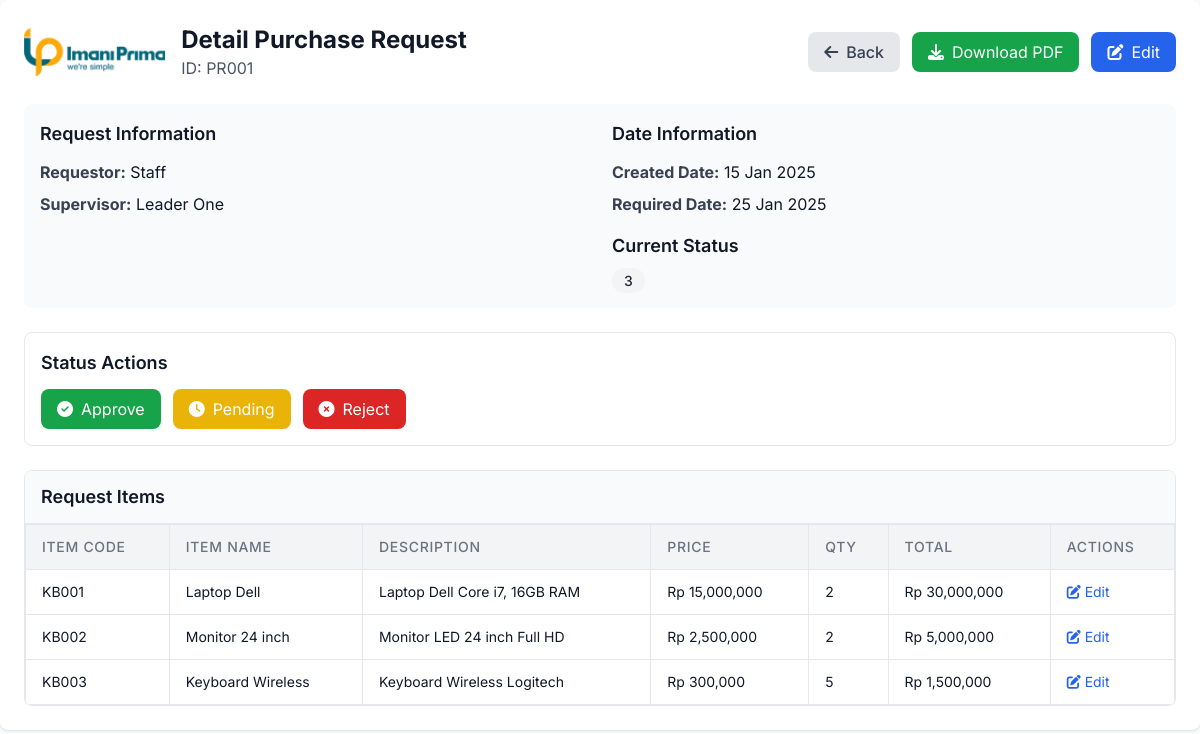
Page /pages/detail-request.php?idrequest=PR001 (signed in) on the committed database.
### tables this page shows
CREATE TABLE `purchaserequest` (
  `idrequest` varchar(30) NOT NULL,
  `iduserrequest` varchar(50) DEFAULT NULL,
  `namarequestor` varchar(200) DEFAULT NULL,
  `keterangan` varchar(255) DEFAULT NULL,
  `tgl_req` datetime DEFAULT NULL,
  `tgl_butuh` date DEFAULT NULL,
  `idsupervisor` varchar(50) DEFAULT NULL,
  `status` varchar(50) DEFAULT NULL,
  `created_at` timestamp NULL DEFAULT CURRENT_TIMESTAMP
);

CREATE TABLE `users` (
  `iduser` varchar(50) NOT NULL,
  `username` varchar(100) NOT NULL,
  `nama` varchar(200) NOT NULL,
  `password` varchar(255) NOT NULL,
  `email` varchar(150) DEFAULT NULL,
  `roletype` varchar(50) DEFAULT NULL,
  `leader_type` varchar(50) DEFAULT NULL,
  `created_at` timestamp NULL DEFAULT CURRENT_TIMESTAMP
);

CREATE TABLE `logstatusreq` (
  `idlogstatusreq` int NOT NULL,
  `status` int NOT NULL,
  `date` datetime NOT NULL,
  `note_reject` text,
  `idrequest` varchar(30) DEFAULT NULL
);

CREATE TABLE `detailrequest` (
  `iddetailrequest` int NOT NULL,
  `idbarang` varchar(30) DEFAULT NULL,
  `idrequest` varchar(30) DEFAULT NULL,
  `linkpembelian` varchar(255) DEFAULT NULL,
  `namaitem` varchar(255) DEFAULT NULL,
  `deskripsi` text,
  `harga` decimal(15,2) DEFAULT '0.00',
  `qty` int DEFAULT '0',
  `total` decimal(20,2) DEFAULT '0.00',
  `kodeproject` varchar(50) DEFAULT NULL
);

CREATE TABLE `m_barang` (
  `idbarang` varchar(30) NOT NULL,
  `kodebarang` varchar(50) NOT NULL,
  `nama_barang` varchar(255) NOT NULL,
  `deskripsi` text,
  `harga` decimal(15,2) DEFAULT '0.00',
  `satuan` varchar(50) DEFAULT NULL,
  `kodeproject` varchar(50) DEFAULT NULL,
  `idkategori` int DEFAULT NULL,
  `created_at` timestamp NULL DEFAULT CURRENT_TIMESTAMP
);

### pages/detail-request.php (the view, shortened to what this page needs)
<?php
require_once __DIR__ . '/../includes/auth.php';
$idrequest = $_GET['idrequest'] ?? '';
$qPR = $pdo->prepare("
    SELECT pr.*, u.nama AS nama_supervisor
    FROM purchaserequest pr
    LEFT JOIN users u ON pr.idsupervisor = u.iduser
    WHERE pr.idrequest = ?
");
$qPR->execute([$idrequest]);
$pr = $qPR->fetch(PDO::FETCH_ASSOC);
$qDetail = $pdo->prepare("
    SELECT dr.*, mb.kodebarang
    FROM detailrequest dr
    LEFT JOIN m_barang mb ON dr.idbarang = mb.idbarang
    WHERE dr.idrequest = ?
");
$qDetail->execute([$idrequest]);
$items = $qDetail->fetchAll(PDO::FETCH_ASSOC);
$qStatus = $pdo->prepare("
    SELECT status
    FROM logstatusreq
    WHERE idrequest = ?
    ORDER BY date DESC
    LIMIT 1
");
$qStatus->execute([$idrequest]);
$statusPR = $qStatus->fetchColumn() ?? 'Pending';
?>
<!DOCTYPE html>
<html lang="en">
<head>
    <script src="https://cdn.tailwindcss.com"></script>
    <link rel="stylesheet" href="https://cdnjs.cloudflare.com/ajax/libs/font-awesome/6.4.0/css/all.min.css">
</head>
<body class="bg-gray-50">
    <div class="max-w-7xl mx-auto bg-white p-6 rounded-lg shadow">
        <div class="flex justify-between items-center mb-6">
            <div class="flex items-center gap-4">
                <img src="../images/logo_ipo.png" alt="Logo" class="h-12">
                <div>
                    <h1 class="text-2xl font-bold text-gray-900">Detail Purchase Request</h1>
                    <p class="text-gray-600">ID: <?= htmlspecialchars($idrequest) ?></p>
                </div>
            </div>
            <div class="flex gap-3">
                <button onclick="window.location.href='procurement.php?tab=purchase-request'" class="px-4 py-2 bg-gray-200 text-gray-700 rounded-lg hover:bg-gray-300 font-medium flex items-center gap-2">
                    <i class="fas fa-arrow-left"></i> Back
                </button>
                <button onclick="window.location.href='detail-request.php?idrequest=<?= urlencode($idrequest) ?>&download=pdf'" class="bg-green-600 text-white px-4 py-2 rounded-lg hover:bg-green-700 flex items-center gap-2">
                    <i class="fas fa-download"></i> Download PDF
                </button>
                <button onclick="openEditRequestModal()" class="bg-blue-600 text-white px-4 py-2 rounded-lg hover:bg-blue-700 flex items-center gap-2">
                    <i class="fas fa-edit"></i> Edit
                </button>
            </div>        </div>
        <div class="grid grid-cols-1 md:grid-cols-2 gap-6 mb-6 p-4 bg-gray-50 rounded-lg">
            <div>
                <h3 class="text-lg font-semibold text-gray-900 mb-3">Request Information</h3>
                <div class="space-y-2">
                    <p><b class="text-gray-700">Requestor:</b> <span class="text-gray-900"><?= htmlspecialchars($pr['namarequestor'] ?? '') ?></span></p>
                    <p><b class="text-gray-700">Supervisor:</b> <span class="text-gray-900"><?= htmlspecialchars($pr['nama_supervisor'] ?? '') ?></span></p>
                </div>
            </div>
            <div>
                <h3 class="text-lg font-semibold text-gray-900 mb-3">Date Information</h3>
                <div class="space-y-2">
                    <p><b class="text-gray-700">Created Date:</b> <span class="text-gray-900"><?= !empty($pr['tgl_req']) ? date('d M Y', strtotime($pr['tgl_req'])) : '-' ?></span></p>
                    <p><b class="text-gray-700">Required Date:</b> <span class="text-gray-900"><?= !empty($pr['tgl_butuh']) ? date('d M Y', strtotime($pr['tgl_butuh'])) : '-' ?></span></p>
                </div>
                <div class="mt-4">
                    <h3 class="text-lg font-semibold text-gray-900 mb-2">Current Status</h3>
                    <span class="px-3 py-1 rounded-full text-sm font-medium
                        <?= $statusPR === 'Approved' ? 'bg-green-100 text-green-800' :
                           ($statusPR === 'Reject' ? 'bg-red-100 text-red-800' : 'bg-gray-100 text-gray-800') ?>">
                        <?= htmlspecialchars($statusPR) ?>
                    </span>
                </div>
            </div>
        </div>
        <div class="mb-6 p-4 bg-white border border-gray-200 rounded-lg">
            <h3 class="text-lg font-semibold text-gray-900 mb-3">Status Actions</h3>
            <form method="POST" class="flex flex-wrap gap-3" id="actionForm">
                <button name="action" value="approve" class="bg-green-600 text-white px-4 py-2 rounded-lg hover:bg-green-700 flex items-center gap-2">
                    <i class="fas fa-check-circle"></i> Approve
                </button>
                <button name="action" value="pending" class="bg-yellow-500 text-white px-4 py-2 rounded-lg hover:bg-yellow-600 flex items-center gap-2">
                    <i class="fas fa-clock"></i> Pending
                </button>
                <button type="button" onclick="showRejectModal()" class="bg-red-600 text-white px-4 py-2 rounded-lg hover:bg-red-700 flex items-center gap-2">
                    <i class="fas fa-times-circle"></i> Reject
                </button>
            </form>
        </div>
        <div class="bg-white border border-gray-200 rounded-lg overflow-hidden">
            <div class="px-4 py-3 border-b border-gray-200 bg-gray-50">
                <h3 class="text-lg font-semibold text-gray-900">Request Items</h3>
            </div>
            <div class="overflow-x-auto">
                <table class="w-full">
                    <thead class="bg-gray-100">
                        <tr>
                            <th class="border px-4 py-3 text-left text-sm font-medium text-gray-500 uppercase tracking-wider">Item Code</th>
                            <th class="border px-4 py-3 text-left text-sm font-medium text-gray-500 uppercase tracking-wider">Item Name</th>
                            <th class="border px-4 py-3 text-left text-sm font-medium text-gray-500 uppercase tracking-wider">Description</th>
                            <th class="border px-4 py-3 text-left text-sm font-medium text-gray-500 uppercase tracking-wider">Price</th>
                            <th class="border px-4 py-3 text-left text-sm font-medium text-gray-500 uppercase tracking-wider">Qty</th>
                            <th class="border px-4 py-3 text-left text-sm font-medium text-gray-500 uppercase tracking-wider">Total</th>
                            <th class="border px-4 py-3 text-left text-sm font-medium text-gray-500 uppercase tracking-wider">Actions</th>
                        </tr>
                    </thead>
                    <tbody class="divide-y divide-gray-200">
                        <?php if (!empty($items)): ?>
                            <?php foreach ($items as $i): ?>
                            <tr class="hover:bg-gray-50">
                                <td class="border px-4 py-3 text-sm text-gray-900"><?= htmlspecialchars($i['kodebarang'] ?? '-') ?></td>
                                <td class="border px-4 py-3 text-sm text-gray-900"><?= htmlspecialchars($i['namaitem'] ?? '-') ?></td>
                                <td class="border px-4 py-3 text-sm text-gray-900"><?= htmlspecialchars($i['deskripsi'] ?? '-') ?></td>
                                <td class="border px-4 py-3 text-sm text-gray-900">Rp <?= number_format($i['harga'] ?? 0) ?></td>
                                <td class="border px-4 py-3 text-sm text-gray-900"><?= htmlspecialchars($i['qty'] ?? 0) ?></td>
                                <td class="border px-4 py-3 text-sm text-gray-900">Rp <?= number_format($i['total'] ?? 0) ?></td>
                                <td class="border px-4 py-3 text-sm text-gray-900">
                                    <button onclick="openEditItemModal(<?= htmlspecialchars(json_encode($i)) ?>)"
                                            class="text-blue-600 hover:text-blue-900">
                                        <i class="fas fa-edit"></i> Edit
                                    </button>
                                </td>
                            </tr>
                            <?php endforeach ?>
                        <?php else: ?>
                            <tr>
                                <td colspan="7" class="border px-4 py-3 text-center text-gray-500">No items found</td>
                            </tr>
                        <?php endif ?>
                    </tbody>
                </table>
            </div>
        </div>
    </div>
</body>
</html>

### pages/detail-request.php (style rules this page uses)
body { font-family: 'Inter', sans-serif; }

### rows in the picture
purchaserequest: namarequestor "Staff", idsupervisor.nama "Leader One", tgl_req "15 Jan 2025", tgl_butuh "25 Jan 2025"
logstatusreq: status "3"
detailrequest: idbarang.kodebarang "KB001", namaitem "Laptop Dell", deskripsi "Laptop Dell Core i7, 16GB RAM", harga "15,000,000", qty "2", total "30,000,000"
detailrequest: idbarang.kodebarang "KB002", namaitem "Monitor 24 inch", deskripsi "Monitor LED 24 inch Full HD", harga "2,500,000", qty "2", total "5,000,000"
detailrequest: idbarang.kodebarang "KB003", namaitem "Keyboard Wireless", deskripsi "Keyboard Wireless Logitech", harga "300,000", qty "5", total "1,500,000"

### other values in the picture
$idrequest "PR001"
